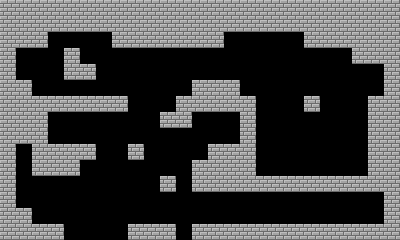

This is a level from a 2D game, rendered from its Tiled map with the project's own tilesets. A one-line summary and the map file follow, with tile-layer data summarised:
An orthogonal 25x15 tile map with 16x16 px tiles, 1 tile layer (top) and 13 objects (4x door, 3x box, 2x lava, key, sensor, ...).

<map version="1.0" orientation="orthogonal" renderorder="right-down" width="25" height="15" tilewidth="16" tileheight="16" nextobjectid="30">
 <tileset firstgid="1" name="objects" tilewidth="16" tileheight="16" spacing="1" tilecount="20" columns="20">
  <image source="../../graphics/objects.png" width="340" height="17" />
 </tileset>
 <layer name="top" width="25" height="15">
  <properties>
   <property name="height" value="15" />
   <property name="width" value="25" />
  </properties>
  <data>[375 cells, 172 non-empty, 1 distinct tile ids]</data>
 </layer>
 <objectgroup name="topObjects" visible="0">
  <object id="1" name="key" x="304" y="80" width="16" height="16" />
  <object id="6" name="door" x="224" y="208" width="16" height="16">
   <properties>
    <property name="locked" value="true" />
   </properties>
  </object>
  <object id="7" name="door" x="368" y="208" width="16" height="16" />
  <object id="16" name="door" x="16" y="64" width="16" height="16">
   <properties>
    <property name="start" value="true" />
   </properties>
  </object>
  <object id="17" name="door" x="208" y="64" width="16" height="16">
   <properties>
    <property name="link" value="top;208;32;" />
    <property name="locked" value="true" />
   </properties>
  </object>
  <object id="18" name="box" x="208" y="128" width="16" height="16" />
  <object id="20" name="sensor" x="80" y="80" width="16" height="16">
   <properties>
    <property name="dir" value="ver" />
   </properties>
  </object>
  <object id="22" name="box" x="16" y="192" width="16" height="16" />
  <object id="24" name="lava" x="64" y="224" width="64" height="16" />
  <object id="25" name="fan" x="176" y="224" width="16" height="16">
   <properties>
    <property name="maxheight" value="4" />
   </properties>
  </object>
  <object id="26" name="lava" x="256" y="160" width="112" height="16" />
  <object id="27" name="box" x="48" y="128" width="16" height="16" />
  <object id="29" name="notgate" x="208" y="32" width="16" height="16">
   <properties>
    <property name="link" value="top;80;80;" />
   </properties>
  </object>
 </objectgroup>
</map>
